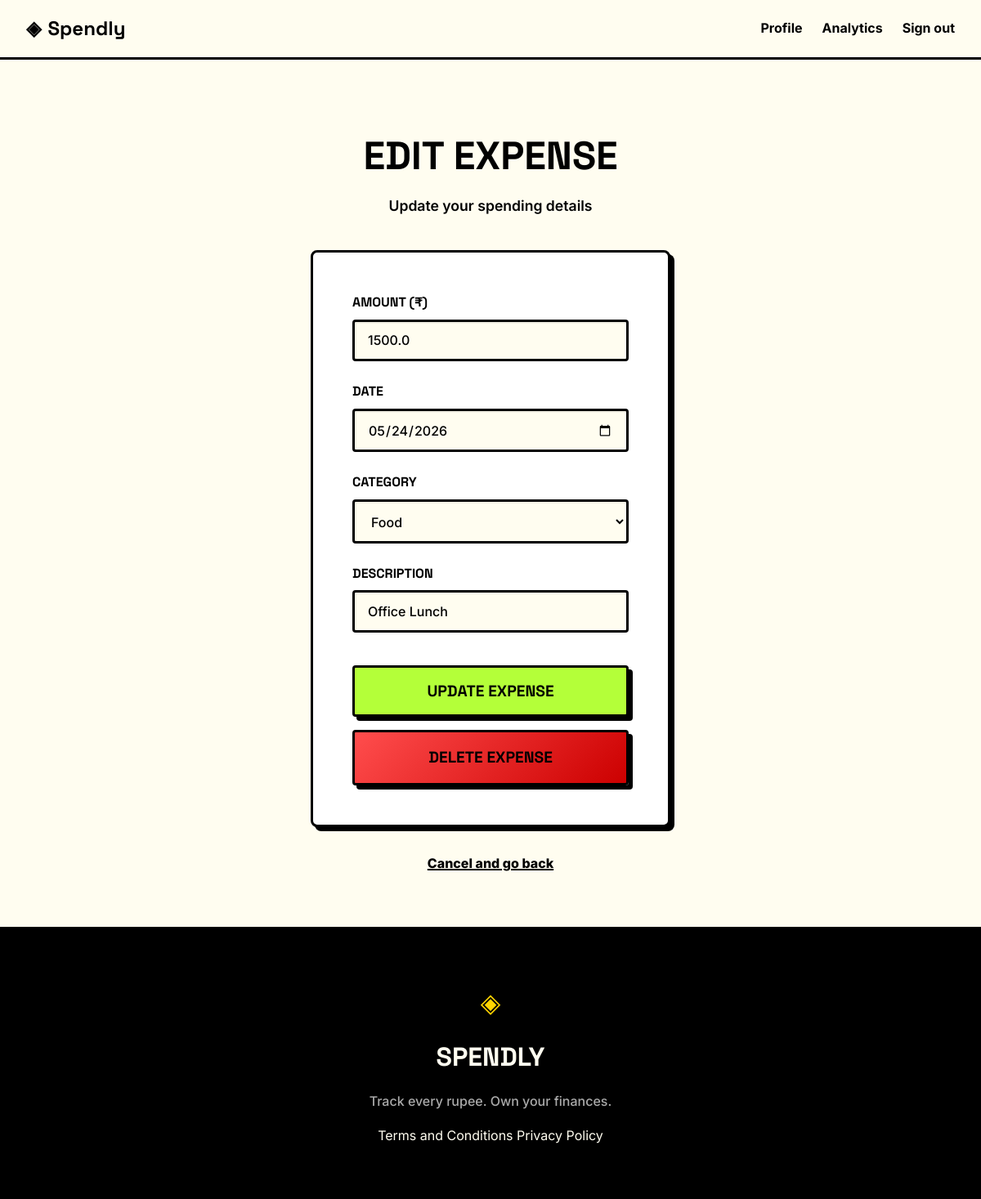
Screenshot of /expenses/19/edit (signed in) with the database file from the repository.
### tables this page shows
CREATE TABLE expenses (
            id INTEGER PRIMARY KEY AUTOINCREMENT,
            user_id INTEGER NOT NULL,
            amount REAL NOT NULL,
            category TEXT NOT NULL,
            date TEXT NOT NULL,
            description TEXT,
            created_at TEXT DEFAULT CURRENT_TIMESTAMP,
            FOREIGN KEY (user_id) REFERENCES users (id)
        );

### app.py (the view, shortened to what this page needs)
@app.route("/expenses/<int:id>/edit", methods=["GET", "POST"])
def edit_expense(id):
    if not g.user:
        return redirect(url_for("login"))
    expense = get_expense_by_id(id)
    if not expense:
        abort(404)
    if expense["user_id"] != g.user["id"]:
        abort(403)
    allowed_categories = [
        "Food",
        "Transport",
        "Bills",
        "Health",
        "Entertainment",
        "Shopping",
        "Other",
    ]
    return render_template("edit_expense.html", expense=expense)

### app.py (called while the page is built)
@app.before_request
def load_logged_in_user():
    user_id = session.get("user_id")
    if user_id is None:
        g.user = None
    else:
        g.user = get_user_by_id(user_id)

### database/db.py (called while the page is built)
def get_db():
    db_path = current_app.config.get("DATABASE", DATABASE) if current_app else DATABASE
    conn = sqlite3.connect(db_path)
    conn.row_factory = sqlite3.Row
    conn.execute("PRAGMA foreign_keys = ON;")
    return conn

def get_user_by_id(user_id):
    conn = get_db()
    cursor = conn.cursor()
    cursor.execute("SELECT * FROM users WHERE id = ?", (user_id,))
    user = cursor.fetchone()
    conn.close()
    return user

def get_expense_by_id(expense_id):
    conn = get_db()
    cursor = conn.cursor()
    cursor.execute("SELECT * FROM expenses WHERE id = ?", (expense_id,))
    expense = cursor.fetchone()
    conn.close()
    return expense

### templates/edit_expense.html (shortened to what this page needs)
{% extends "base.html" %}
{% block content %}
<section class="auth-section">
    <div class="auth-container">
        <header class="auth-header">
            <h1 class="auth-title">Edit Expense</h1>
            <p class="auth-subtitle">Update your spending details</p>
        </header>
        <div class="auth-card">
            <form action="{{ url_for('edit_expense', id=expense.id) }}" method="POST">
                <div class="form-group">
                    <label for="amount">Amount (₹)</label>
                    <input type="number" step="0.01" name="amount" id="amount" class="form-input" placeholder="0.00" value="{{ amount or expense.amount }}" required autofocus>
                </div>
                <div class="form-group">
                    <label for="date">Date</label>
                    <input type="date" name="date" id="date" class="form-input" value="{{ date or expense.date }}" required>
                </div>
                <div class="form-group">
                    <label for="category">Category</label>
                    <select name="category" id="category" class="form-input" required>
                        {% set current_cat = category or expense.category %}
                        {% for cat in ["Food", "Transport", "Bills", "Health", "Entertainment", "Shopping", "Other"] %}
                        <option value="{{ cat }}" {{ 'selected' if current_cat == cat }}>{{ cat }}</option>
                        {% endfor %}
                    </select>
                </div>
                <div class="form-group">
                    <label for="description">Description</label>
                    <input type="text" name="description" id="description" class="form-input" placeholder="What was this for?" value="{{ description or expense.description }}" required>
                </div>
                <button type="submit" class="btn-submit">Update Expense</button>
                <a href="{{ url_for('delete_expense_route', id=expense.id) }}" class="btn-submit" style="display: block; text-align: center; text-decoration: none; background: linear-gradient(135deg, #ff4d4d, #cc0000); margin-top: 1rem;">
                    Delete Expense
                </a>
            </form>
        </div>
        <div class="auth-switch">
            <a href="{{ url_for('profile') }}">Cancel and go back</a>
        </div>
    </div>
</section>
{% endblock %}

### static/css/style.css (style rules this page uses)
:root { --ink: #000000; --ink-soft: #2d2d2d; --ink-muted: #555555; --ink-faint: #aaaaaa; --bg: #FFFDF0; --paper-card: #ffffff; --accent-pink: #FF66A1; --accent-cyan: #00E5FF; --accent-yellow: #FFD500; --accent-green: #B4FF39; --danger: #FF3333; --font-display: 'Space Grotesk', sans-serif; --font-body: 'Inter', system-ui, sans-serif; --max-width: 1200px; --auth-width: 440px; --border-thickness: 3px; --radius-sm: 4px; --radius-md: 8px; --radius-lg: 12px; --shadow-solid: 5px 5px 0px var(--ink); --shadow-solid-sm: 3px 3px 0px var(--ink); }
*, *::before, *::after { box-sizing: border-box; margin: 0; padding: 0; }
html { font-size: 16px; scroll-behavior: smooth; }
body { background: var(--bg); color: var(--ink); font-family: var(--font-body); font-size: 1rem; line-height: 1.6; -webkit-font-smoothing: antialiased; }
a { color: inherit; text-decoration: none; }
.auth-section { min-height: calc(100vh - 70px - 100px); display: flex; align-items: center; justify-content: center; padding: 4rem 2rem; background: var(--bg); }
.auth-container { width: 100%; max-width: var(--auth-width); }
.auth-header { text-align: center; margin-bottom: 2.5rem; }
.auth-title { font-family: var(--font-display); font-size: 3rem; color: var(--ink); margin-bottom: 0.5rem; text-transform: uppercase; }
.auth-subtitle { font-size: 1.1rem; font-weight: 600; color: var(--ink); }
.auth-card { background: var(--paper-card); border: var(--border-thickness) solid var(--ink); border-radius: var(--radius-md); padding: 3rem; margin-bottom: 2rem; box-shadow: var(--shadow-solid); }
.form-group { margin-bottom: 1.5rem; }
.form-group label { display: block; font-family: var(--font-display); font-size: 1rem; font-weight: 700; color: var(--ink); margin-bottom: 0.5rem; text-transform: uppercase; }
.form-input { width: 100%; padding: 0.8rem 1rem; border: var(--border-thickness) solid var(--ink); border-radius: var(--radius-sm); font-family: var(--font-body); font-size: 1rem; font-weight: 500; color: var(--ink); background: var(--bg); outline: none; transition: all 0.1s; box-shadow: inset 2px 2px 0px rgba(0,0,0,0.05); }
.form-input::placeholder { color: var(--ink-faint); font-weight: 400; }
.btn-submit { width: 100%; padding: 1rem; background: var(--accent-green); color: var(--ink); border: var(--border-thickness) solid var(--ink); border-radius: var(--radius-sm); font-family: var(--font-display); font-size: 1.2rem; font-weight: 700; cursor: pointer; box-shadow: var(--shadow-solid); transition: all 0.1s ease; margin-top: 1rem; text-transform: uppercase; }
.auth-switch { text-align: center; font-size: 1rem; font-weight: 600; color: var(--ink); }
.auth-switch a { color: var(--ink); font-weight: 800; text-decoration: underline; text-decoration-thickness: 2px; }

### rows the page displays
expenses: amount "1500.0", date "05/24/2026", description "Office Lunch"

### other values shown
form field category "Food"
